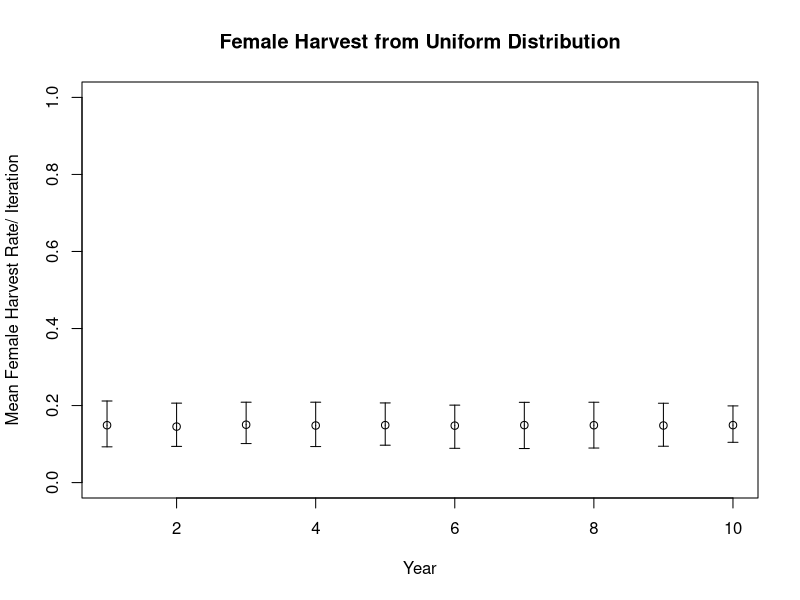
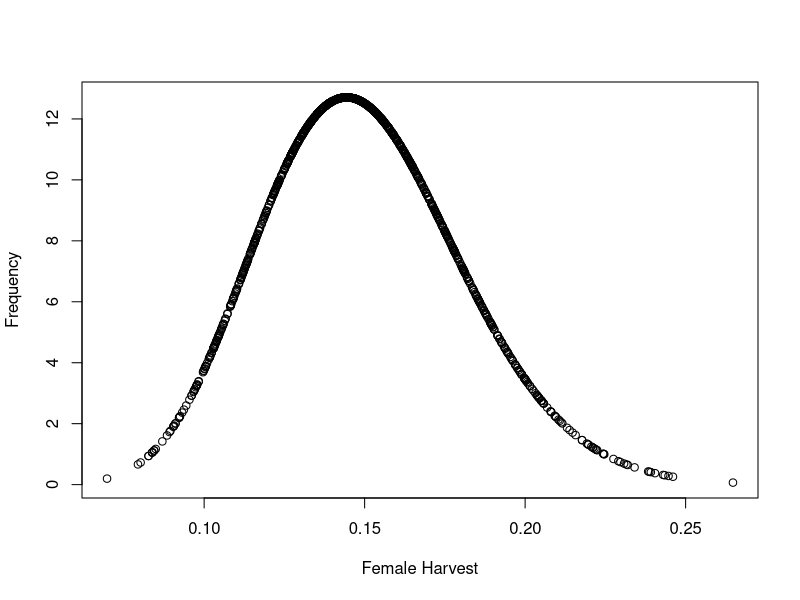
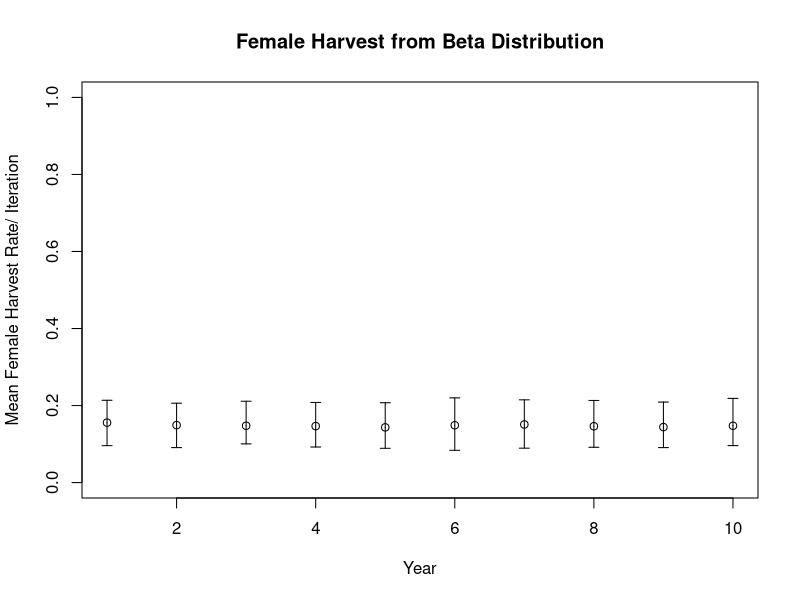

Write R code to recreate these figures, in order.
it <- 100 #Number of iterations or simulations
yrs <- 10 #Number of years you run each simulation for

#First I made some empty matrices to store everything
female.harvest.beta <- matrix(,it,yrs) #creates an empty matrix for the female harvest rate using the beta distribution
female.harvest.unif <- matrix(,it,yrs) #creates an empty matrix for the female harvest rate using the uniform distribution

#Then I defined the hyper-parameter distributions. This will be the distribution to draw from and determines the value for each iteration/simulation

##Uniform distribution example
#Create an empty matrix to hold the values for each iteration
harvest.iter <-matrix(,it,1)
for (i in 1:it){
#Determine the mean value for each iteration
harvest.iter[i] <- runif(1, 0.10, 0.20)
	for (t in 1:yrs){
	#Determine the value to be used for each year withing an iteration by adding or subtracting 0.02 from the value for each iteration. You can add variation in here however you see fit, this just seemed the easiest way. 
	female.harvest.unif[i,t] <- runif(1, harvest.iter[i]-0.02, harvest.iter[i]+0.02)
	}
}

#Plot it
LC.unif <- apply(female.harvest.unif, 2, quantile, probs=0.025, na.rm=TRUE)
UC.unif <- apply(female.harvest.unif, 2, quantile, probs=0.975, na.rm=TRUE)
plot(1:yrs, colMeans(female.harvest.unif, na.rm=TRUE), xlab="Year", ylab="Mean Female Harvest Rate/ Iteration", main="Female Harvest from Uniform Distribution", ylim=c(0,1))
arrows(1:yrs, colMeans(female.harvest.unif, na.rm=TRUE), 1:yrs, LC.unif, length=0.05, angle=90)
arrows(1:yrs, colMeans(female.harvest.unif, na.rm=TRUE), 1:yrs, UC.unif, length=0.05, angle=90)








##Beta distribution example
#But first, a function to calculate the alpha a beta shape parameters from the mean and variance and display a plot for the beta distribution using the Method of Moments calculation
beta.MoM.fcn <- function (mean, var){
  alpha <- mean*((mean*(1-mean)/var)-1)
  beta <- (1-mean)*((mean*(1-mean)/var)-1)
  y <- rbeta(1:1000, alpha, beta)
  beta.plot <- plot(y, dbeta(y, alpha, beta), xlab="Female Harvest", ylab="Frequency")
  return(c(list(alpha=alpha, beta=beta), beta.plot))
  }
shape.params <- beta.MoM.fcn(0.15, 0.001) #For the function you put the mean value, here I used 0.15 for female harvest, and the variance which I played around with until I got a good looking distribution. The function stores the alpha and beta shape parameters so you can access them later. 

#I used the beta distribution to determine the mean for each iteration/simulation. 
fhb.mean <- rbeta (1:it, shape.params$alpha, shape.params$beta)
fhb.var <- 0.001  #This is the variance the iteration loop will use to create the next distribution which will determine values for each year within an iteration/simulation. You can change this to which ever value you want, the smaller the number the tighter the distribution

#Now that we have a mean and variance for each iteration we need to create empty matrices for the alpha and beta shape parameters for each iteration which creates a new distribution for each iteration that will be used to determine the value each year.
alpha.iter <- matrix(,it,1)
beta.iter <- matrix(,it,1) 

for (i in 1:it){
#Calculate the alpha and beta shape parameters for each iteration from the mean and variance using the Method of Moments calculation. 
alpha.iter[i] <- fhb.mean[i]*((fhb.mean[i]*(1-fhb.mean[i])/fhb.var)-1)
beta.iter[i] <- (1-fhb.mean[i])*((fhb.mean[i]*(1-fhb.mean[i])/fhb.var)-1)

	for (t in 1:yrs){
	#Calculate female harvest rate each year within an iteration
	female.harvest.beta[i,t] <- rbeta (1, alpha.iter, beta.iter)
	}

}

#Plot female harvest rate
LC.beta <- apply(female.harvest.beta, 2, quantile, probs=0.025, na.rm=TRUE)
UC.beta <- apply(female.harvest.beta, 2, quantile, probs=0.975, na.rm=TRUE)
plot(1:yrs, colMeans(female.harvest.beta, na.rm=TRUE), xlab="Year", ylab="Mean Female Harvest Rate/ Iteration", main="Female Harvest from Beta Distribution", ylim=c(0,1))
arrows(1:yrs, colMeans(female.harvest.beta, na.rm=TRUE), 1:yrs, LC.beta, length=0.05, angle=90)
arrows(1:yrs, colMeans(female.harvest.beta, na.rm=TRUE), 1:yrs, UC.beta, length=0.05, angle=90)



